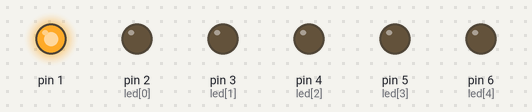
Bench run of a sketch on a simulated Arduino Uno, built with avr-gcc and run on an emulated ATmega328P. On the bench: output pins drawn as LEDs (lit = HIGH).

Above: at 0.25 s.
At 0.65 s:
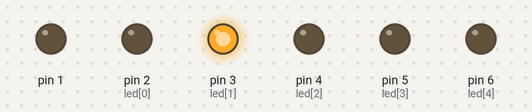
At 1.05 s:
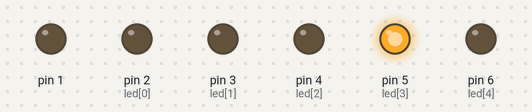
At 1.25 s:
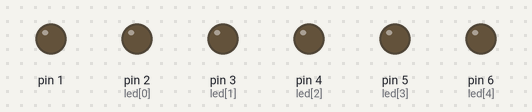
At 2.05 s:
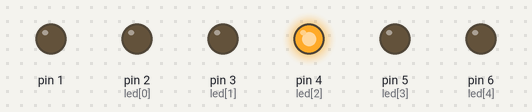
At 2.85 s:
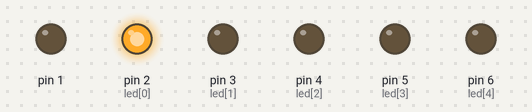
Timing chart, 0 to 3.1 s (numbered marks = the images above):
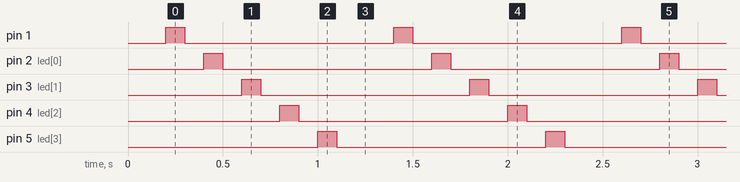

Measured:
- by itself, pin 1, pin 2 (led[0]), pin 3 (led[1]), pin 4 (led[2]), pin 5 (led[3]): alternates HIGH for 0.10 s and LOW for 1.1 s
- by itself, everything shown: repeats every 1.2 s, in 10 steps

The sketch:

lab1b.ino
```cpp
// C++ code
//
void setup()
{
  int led[]={2,3,4,5,6};
  for(int i=0;i<=5;i++){
    pinMode(led[i],OUTPUT);
}
}
void loop()
{
  for(int i=0;i<=5;i++){
  digitalWrite(i,HIGH);
  delay(100);//ait for 1000 millisecond(s)
  digitalWrite(i,LOW);
  delay(100);
  }
}
```
